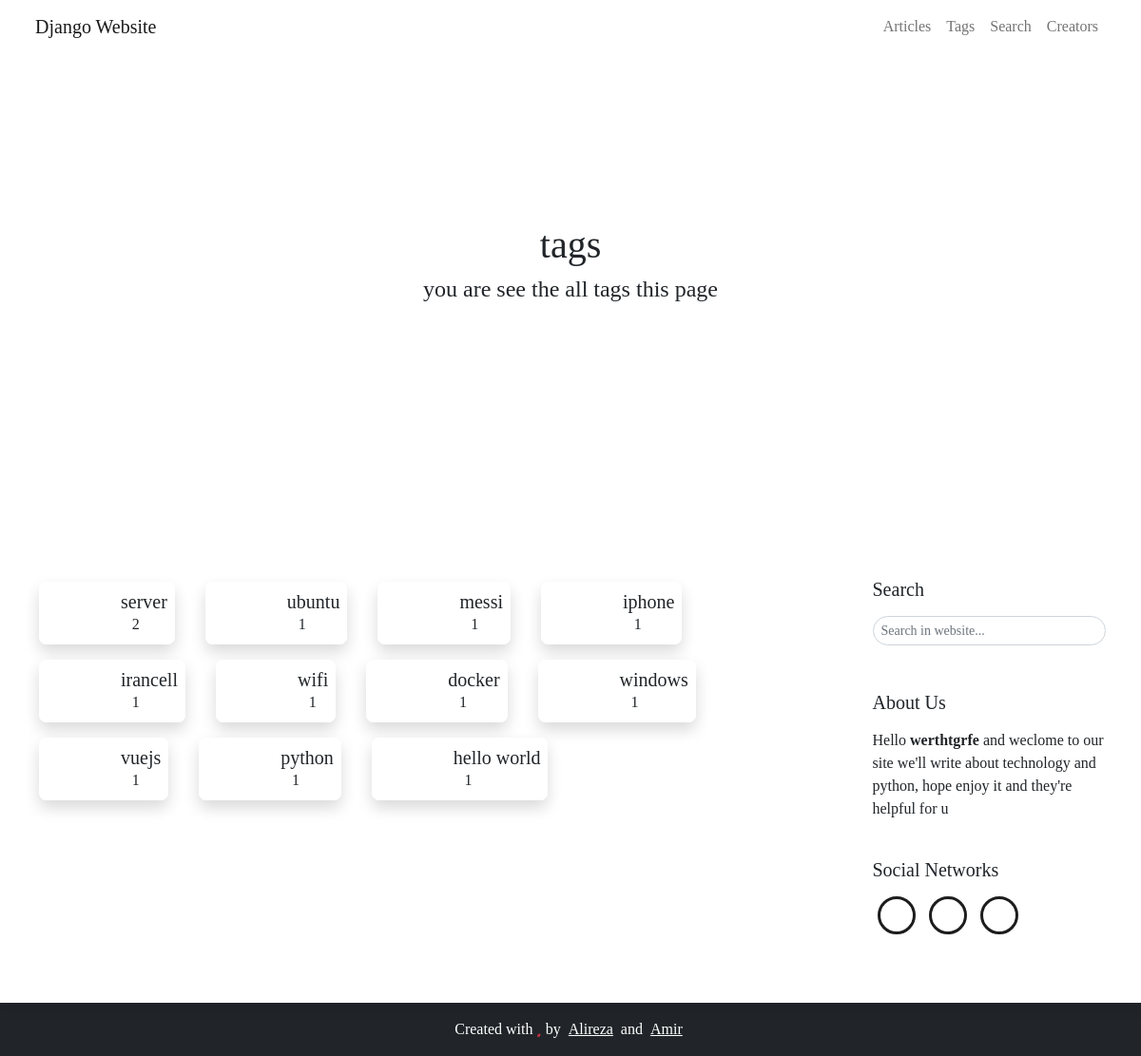
The app's page /tags with its own data.
### blog/models.py (models this page shows, shortened)
class Category(models.Model):
    name_en = CharField(max_length=100) # English name
    name_fa = CharField(max_length=100) # Persian name
    slug    = SlugField(editable=False) #auto created in auto_slug_category function
    created = DateTimeField(auto_now_add=True) # auto complete created time
    status  = BooleanField(default=True) # category status => true:publish , false:draft
    thumbnail  = models.ImageField(upload_to='categories',null=True) # article thumbnail in post card and main page
    class Meta:
        verbose_name_plural = 'Categories'
        ordering            = ['-created'] # for new to old sorting in admin panel
    objects = CategoryManager() # set managers for this class
    def simple_created(self):
        return self.created.strftime("%Y/%m/%d %H:%M")
    simple_created.short_description = "created"

### blog/views.py (the view)
# urls.py: path('tags',TagsView,name='tags'),
def TagsView(request):
    categories_query   = Category.objects.active()   # get all active categories
    categories_query   = [category for category in categories_query if len(category.articles.active()) > 0] #check if length is bigger than 0 and tag already used before
    context = {
        'categories':categories_query,
        'page':'tags'
    }
    return render(request,'tags.html',context)

### blog/models.py (called while the page is built)
	def active(self):
		return self.filter(status=True)

	def active(self):
		return self.filter(status=True)

### blog/templatetags/template_tags.py (called while the page is built)
@register.inclusion_tag('partials/col_4_about.html')
def col_4_about():
    return {
        'col_4_about': about
    }

@register.inclusion_tag('partials/col_4_social.html')
def col_4_social():
    creators = User.objects.filter(is_superuser=True)
    return {
            'creators': creators,
        }

### template/tags.html (shortened to what this page needs)
{% load static %} {% load template_tags %}
<!DOCTYPE html>
<html lang="en">
<head>
    <link rel="stylesheet" href="{% static 'blog/css/swiper.min.css' %}">
    <link rel="stylesheet" href="{% static 'blog/css/bootstrap.css' %}">
    <link rel="stylesheet" href="{% static 'blog/fontawesome-free-5.15.3-web/css/all.css' %}">
    <link rel="stylesheet" href="{% static 'blog/css/custom.css' %}">
    <link rel="stylesheet" href="{% static 'blog/css/responsiv.css' %}">
    <link rel="stylesheet" href="{% static 'blog/css/pages/tags.css' %}">
</head>
<body data-src="../media/img/header.jpg">
    <header class="thumbnail">
        {% include 'partials/navbar.html' %}
        <div class="text-center header-img">
            <h1 class="w-100">
                tags
            </h1>
            <h4>
                you are see the all tags this page
            </h4>
        </div>
    </header>
    <main class="py-5">
        <div class="container">
            <div class="row gx-md-5">
                <div class="col-md-8 col-lg-9">
                    <div class="row gy-2 ">
                        {% for category in categories %}
                            <div class="col-12 col-sm-auto">
                                <a href="{% url 'blog:tag' category.slug %}" class="text-decoration-none tag">
                                    <div class="m-1 d-flex nowrap rounded p-2 shadow align-items-center">
                                        <div class="img-tag rounded" data-src="{{ category.thumbnail.url }}"></div>
                                        <div class="ps-2 text-dark">
                                            <h5 class="m-0">
                                                {{ category.name_en }}
                                            </h5>
                                            <p class="w-100 m-0">
                                                <i class="fas fa-tags"></i>
                                                {{ category.articles.active|length }}
                                            </p>
                                        </div>
                                    </div>
                                </a>
                            </div>
                        {% endfor %}
                    </div>
                </div>
                {% include 'partials/col-4.html' %}
            </div>
        </div>
    </main>
    <footer class="text-center bg-dark text-white" style='cursor: default;'>
        <div class="text-center p-3">
            Created with
            <div class="position-relative d-inline-block w-auto h-auto" id="like_footer">
                <i class="far fa-heart"></i>
                <i class="fas fa-heart position-absolute"></i>
            </div>
            by
            <a class=" px-1 text-white" href="/alireza">Alireza</a> and
            <a class=" px-1 text-white" href="/amir">Amir</a>
        </div>
    </footer>
</body>
</html>

### static/blog/css/custom.css (style rules this page uses)
* { font-family: FiraSans-E; word-wrap: break-word; }
body { width: 100%; background: no-repeat center; background-size: cover; background-attachment: fixed; }
main { background: rgba(255, 255, 255, 0.9); backdrop-filter: blur(15px) !important; -webkit-backdrop-filter: blur(15px) !important; -moz-backdrop-filter: blur(15px) !important; box-shadow: 0px 10px 11px 0px rgba(0, 0, 0, 0.075); }
h1 { font-family: FiraSans-MT; }
h4 { font-family: FiraSans-MT; }
h5 { font-family: FiraSans-MT; }
footer #like_footer i { color: #dc3545; }
footer #like_footer i:nth-child(2) { animation: likeFooter 2.5s infinite; top: 2.5px; left: 0; }

### static/blog/css/pages/tags.css (style rules this page uses)
body { width: 100%; background: center no-repeat; background-size: cover; background-attachment: fixed; }
header { height: 70vh; width: 100%; }
header .header-img { display: inline-flex; flex-wrap: wrap; align-content: center; justify-content: center; width: 100%; height: 100%; }
main .tag .d-flex { moz-transition: all .3s ease-in-out; -o-transition: all .3s ease-in-out; -webkit-transition: all .3s ease-in-out; transition: all .3s ease-in-out; background: linear-gradient(45deg, white 70%, #6886ff5e 100%); background-size: 200% 100%; }
main .tag .d-flex i { font-size: 10px; }
main .tag .img-tag { width: 70px; height: 100%; min-height: 50px; background-size: cover !important; }

### records on screen
Category: name_en "server", articles.active|length "2"
Category: name_en "ubuntu", articles.active|length "1"
Category: name_en "messi", articles.active|length "1"
Category: name_en "iphone", articles.active|length "1"
Category: name_en "irancell", articles.active|length "1"
Category: name_en "wifi", articles.active|length "1"
Category: name_en "docker", articles.active|length "1"
Category: name_en "windows", articles.active|length "1"
Category: name_en "vuejs", articles.active|length "1"
Category: name_en "python", articles.active|length "1"
Category: name_en "hello world", articles.active|length "1"

### other values on screen
{{ col_4_about|safe }} "Hello werthtgrfe and weclome to our site we'll write about technology and python, hope enjoy it and they're helpful for u"
